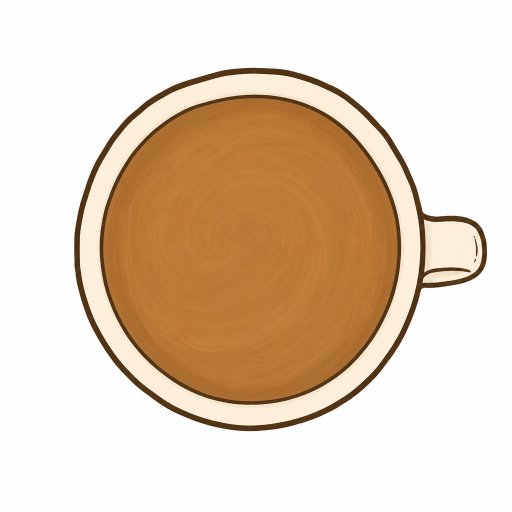
#> input picture assets/coffee-cup.png, 1024 x 1024 px (shown at 1/2 size); the run also reads 2 pictures not shown here
$ python build_assets.py
#> lines starting #> are read from the running program, lines starting #| are printed output that depends on the picture; after the words box and inside, x2 and y2 are one past the last pixel; in counts of white or black regions, pixels touching at a corner belong together
"""Build the Concept Cafe asset pack from the illustrated source art.

Keeps the hand-drawn look of the generated illustrations while:
  * keying out the background properly (no leftover white box / halo)
  * recolouring the matcha to the requested #6EB769
  * lifting the cup body closer to white
  * detecting the paintable liquid disc so the app can clip strokes to it
"""

from __future__ import annotations

import json
from collections import deque
from pathlib import Path

import numpy as np
from PIL import Image

ROOT = Path(__file__).resolve().parents[1]
SRC = ROOT / "assets"
OUT = ROOT / "public" / "assets"

MATCHA_TARGET = (0x52, 0xA0, 0x4D)
MATCHA_HEX = "#%02X%02X%02X" % MATCHA_TARGET


# --------------------------------------------------------------------------- #
# Background removal
# --------------------------------------------------------------------------- #

def key_background(img: Image.Image, tolerance: int = 46, feather: int = 30) -> Image.Image:
    """Flood the paper background from the edges and feather the cut.

    Flooding (rather than a global colour test) protects white areas *inside*
    the artwork, such as the milk in the pitcher.
    """
    rgba = img.convert("RGBA")
    data = np.array(rgba).astype(np.int16)
    h, w = data.shape[:2]

    corners = np.array(
        [data[0, 0, :3], data[0, w - 1, :3], data[h - 1, 0, :3], data[h - 1, w - 1, :3]],
        dtype=np.float32,
    )
    bg = np.median(corners, axis=0)

    dist = np.sqrt(((data[:, :, :3].astype(np.float32) - bg) ** 2).sum(axis=2))
    candidate = dist <= tolerance + feather

    reached = np.zeros((h, w), dtype=bool)
    queue: deque[tuple[int, int]] = deque()

    for x in range(w):
        for y in (0, h - 1):
            if candidate[y, x]:
                queue.append((y, x))
    for y in range(h):
        for x in (0, w - 1):
            if candidate[y, x]:
                queue.append((y, x))

    while queue:
        y, x = queue.popleft()
        if reached[y, x] or not candidate[y, x]:
            continue
        reached[y, x] = True
        if y > 0:
            queue.append((y - 1, x))
        if y < h - 1:
            queue.append((y + 1, x))
        if x > 0:
            queue.append((y, x - 1))
        if x < w - 1:
            queue.append((y, x + 1))

    alpha = np.full((h, w), 255.0, dtype=np.float32)
    solid = reached & (dist <= tolerance)
    ramp = reached & (dist > tolerance)
    alpha[solid] = 0.0
    alpha[ramp] = np.clip((dist[ramp] - tolerance) / feather, 0.0, 1.0) * 255.0

    # Unmultiply the paper tint out of the soft edge so it does not read as a halo.
    rgb = data[:, :, :3].astype(np.float32)
    a = (alpha / 255.0)[:, :, None]
    edge = (a > 0.02) & (a < 0.98)
    recovered = np.where(edge, (rgb - bg * (1 - a)) / np.maximum(a, 0.02), rgb)

    data[:, :, :3] = np.clip(recovered, 0, 255).astype(np.int16)
    data[:, :, 3] = alpha.astype(np.int16)
    return Image.fromarray(data.astype(np.uint8), "RGBA")


def trim(img: Image.Image, pad: int = 6) -> Image.Image:
    bbox = img.getbbox()
    if not bbox:
        return img
    left, top, right, bottom = bbox
    return img.crop(
        (
            max(0, left - pad),
            max(0, top - pad),
            min(img.width, right + pad),
            min(img.height, bottom + pad),
        )
    )


def fit(img: Image.Image, max_side: int) -> Image.Image:
    scale = max_side / max(img.size)
    if scale >= 1:
        return img
    return img.resize(
        (round(img.width * scale), round(img.height * scale)), Image.Resampling.LANCZOS
    )


def square(img: Image.Image) -> Image.Image:
    """Centre the artwork on a transparent square so fractions stay stable."""
    side = max(img.size)
    canvas = Image.new("RGBA", (side, side), (0, 0, 0, 0))
    canvas.paste(img, ((side - img.width) // 2, (side - img.height) // 2))
    return canvas


# --------------------------------------------------------------------------- #
# Recolouring
# --------------------------------------------------------------------------- #

def recolour_matcha(img: Image.Image) -> Image.Image:
    """Shift the green tea to #6EB769, keeping the painted texture."""
    data = np.array(img).astype(np.float32)
    rgb = data[:, :, :3]
    r, g, b = rgb[:, :, 0], rgb[:, :, 1], rgb[:, :, 2]

    mx = rgb.max(axis=2)
    mn = rgb.min(axis=2)
    delta = mx - mn
    sat = np.where(mx > 0, delta / np.maximum(mx, 1e-6), 0.0)

    greens = (g >= r) & (g >= b) & (delta > 18) & (sat > 0.10) & (data[:, :, 3] > 8)
    if not greens.any():
        return img

    # Per-pixel shading is preserved by scaling the target colour with the
    # pixel's own brightness relative to the average of the drink.
    lightness = 0.299 * r + 0.587 * g + 0.114 * b
    reference = float(lightness[greens].mean())
    factor = np.clip(lightness / max(reference, 1e-6), 0.55, 1.45)[:, :, None]

    target = np.array(MATCHA_TARGET, dtype=np.float32)[None, None, :]
    recoloured = np.clip(target * factor, 0, 255)
    data[:, :, :3] = np.where(greens[:, :, None], recoloured, rgb)
    return Image.fromarray(np.clip(data, 0, 255).astype(np.uint8), "RGBA")


def whiten_cup(img: Image.Image, liquid: tuple[float, float, float] | None) -> Image.Image:
    """Desaturate the cream ceramic toward white, leaving outlines and drink alone."""
    data = np.array(img).astype(np.float32)
    rgb = data[:, :, :3]
    h, w = data.shape[:2]

    lightness = rgb.mean(axis=2)
    spread = rgb.max(axis=2) - rgb.min(axis=2)
    body = (lightness > 150) & (spread < 60) & (data[:, :, 3] > 8)

    if liquid is not None:
        cx, cy, radius = liquid
        yy, xx = np.mgrid[0:h, 0:w]
        body &= np.hypot(xx - cx, yy - cy) > radius * 1.02

    strength = np.clip((lightness[body] - 150) / 90.0, 0.0, 1.0)[:, None] * 0.85
    data[body, :3] = rgb[body] * (1 - strength) + 255.0 * strength
    return Image.fromarray(np.clip(data, 0, 255).astype(np.uint8), "RGBA")


# --------------------------------------------------------------------------- #
# Liquid detection
# --------------------------------------------------------------------------- #

def detect_liquid(img: Image.Image) -> tuple[float, float, float]:
    """Find the drink disc: saturated mid-tone pixels, excluding the ink outline.

    The radius comes from the filled area rather than the furthest pixel, so a
    stray speck or the rim stroke cannot inflate it.
    """
    data = np.array(img).astype(np.float32)
    rgb = data[:, :, :3]
    alpha = data[:, :, 3]

    spread = rgb.max(axis=2) - rgb.min(axis=2)
    lightness = rgb.mean(axis=2)
    drink = (alpha > 60) & (spread > 34) & (lightness > 90) & (lightness < 232)

    ys, xs = np.nonzero(drink)
    if len(xs) == 0:
        h, w = alpha.shape
        return w / 2, h / 2, min(h, w) * 0.3

    cx, cy = float(xs.mean()), float(ys.mean())
    radius = float(np.sqrt(len(xs) / np.pi))
    return cx, cy, radius


def debug_liquid(img: Image.Image, liquid: tuple[float, float, float], dest: Path) -> None:
    from PIL import ImageDraw

    preview = img.copy()
    draw = ImageDraw.Draw(preview)
    cx, cy, r = liquid
    draw.ellipse((cx - r, cy - r, cx + r, cy + r), outline=(255, 0, 0, 255), width=3)
    dest.parent.mkdir(parents=True, exist_ok=True)
    preview.save(dest, "PNG")


# --------------------------------------------------------------------------- #
# Build
# --------------------------------------------------------------------------- #

def build_cup(name: str, source: Path, matcha: bool) -> dict:
    img = trim(key_background(Image.open(source)))
    if matcha:
        img = recolour_matcha(img)

    cx, cy, radius = detect_liquid(img)
    img = whiten_cup(img, (cx, cy, radius))

    img = fit(square(img), 520)

    cx, cy, radius = detect_liquid(img)
    dest = OUT / f"cups/{name}.png"
    dest.parent.mkdir(parents=True, exist_ok=True)
    img.save(dest, "PNG")
    debug_liquid(img, (cx, cy, radius), ROOT / "scripts" / f"debug-{name}.png")

    return {
        "file": f"assets/cups/{name}.png",
        "width": img.width,
        "height": img.height,
        "liquid": {
            "cx": round(cx / img.width, 4),
            "cy": round(cy / img.height, 4),
            "r": round(radius / img.width, 4),
        },
    }


def split_pitchers(source: Path) -> dict:
    sheet = trim(key_background(Image.open(source)))
    width, height = sheet.size
    alpha = np.array(sheet)[:, :, 3]
    columns = (alpha > 16).sum(axis=0)

    # Find the two widest empty gutters between the three pitchers.
    empty = columns < max(2, columns.max() * 0.01)
    runs: list[tuple[int, int]] = []
    start = None
    for x in range(width):
        if empty[x] and start is None:
            start = x
        elif not empty[x] and start is not None:
            runs.append((start, x))
            start = None
    if start is not None:
        runs.append((start, width))

    inner = [r for r in runs if r[0] > width * 0.08 and r[1] < width * 0.92]
    inner.sort(key=lambda r: r[1] - r[0], reverse=True)
    cuts = sorted((r[0] + r[1]) // 2 for r in inner[:2])
    if len(cuts) != 2:
        cuts = [width // 3, 2 * width // 3]

    bounds = [(0, cuts[0]), (cuts[0], cuts[1]), (cuts[1], width)]
    names = ["pitcher-idle", "pitcher-hover", "pitcher-pouring"]

    result = {}
    for name, (x0, x1) in zip(names, bounds):
        part = fit(square(trim(sheet.crop((x0, 0, x1, height)), pad=4)), 200)
        dest = OUT / f"cursor/{name}.png"
        dest.parent.mkdir(parents=True, exist_ok=True)
        part.save(dest, "PNG")
        result[f"cursor/{name}"] = {
            "file": f"assets/cursor/{name}.png",
            "width": part.width,
            "height": part.height,
        }
    return result


# [32 lines left out: function build_foam_stamp, not called in this run]


def build_simple(name: str, source: Path, max_side: int, folder: str) -> dict:
    img = fit(square(trim(key_background(Image.open(source)))), max_side)
    dest = OUT / f"{folder}/{name}.png"
    dest.parent.mkdir(parents=True, exist_ok=True)
    img.save(dest, "PNG")
    return {"file": f"assets/{folder}/{name}.png", "width": img.width, "height": img.height}


def main() -> None:
    assets: dict = {}

    assets["cups/coffee-cup"] = build_cup("coffee-cup", SRC / "coffee-cup.png", matcha=False)
#> in key_background, `corners = np.array( [data[0, 0, :3], data[0, w - 1, :3], data[h - 1, 0..`: corners = [[253, 254, 255], [254, 255, 255], [254, 253, 253], [254, 253, 254]]
#> in key_background, `bg = np.median(corners, axis=0)`: bg = [254, 253.5, 254.5]
#> in key_background, `candidate = dist <= tolerance + feather`:
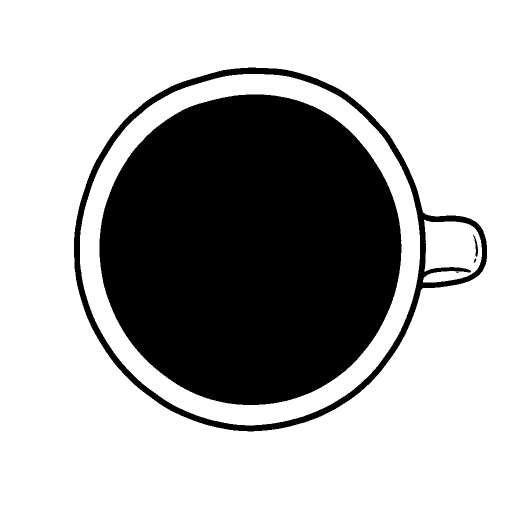
#> candidate: shape (1024, 1024) bool (shown at 1/2 size); 69% white; 7 black regions (3 under 20 px), largest, box (x1, y1, x2, y2) and area: (199, 189, 803, 810) 294547, (148, 135, 974, 863) 30748, (946, 469, 956, 514) 152, (947, 517, 953, 525) 24
#> after the loop in key_background, `while queue:`: reached: shape (1024, 1024) bool; 60.1% white; 1 black region, box (x1, y1, x2, y2) and area: (148, 135, 974, 863) 418497
#> in key_background, `solid = reached & (dist <= tolerance)`: solid: shape (1024, 1024) bool; 60.1% white; 1 black region, box (x1, y1, x2, y2) and area: (148, 135, 974, 863) 418746
#> in key_background, `ramp = reached & (dist > tolerance)`: ramp: shape (1024, 1024) bool; 0.02% white in thin lines or dots, all inside (x1, y1, x2, y2) = (148, 136, 974, 863)
#> in key_background, `recovered = np.where(edge, (rgb - bg * (1 - a)) / np.maximum(a, 0.02),..`:
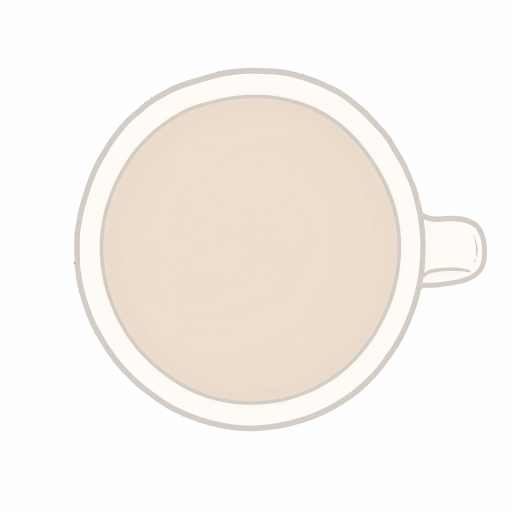
#> recovered: shape (1024, 1024, 3) float32 (shown at 1/2 size); mean of channels 0, 1, 2 228.9, 208.8, 188.5; drawn with min black and max white
#> in key_background, `data[:, :, :3] = np.clip(recovered, 0, 255).astype(np.int16)`: data: shape (1024, 1024, 4) int16; mean R, G, B, A 227.7, 207.9, 187.5, 255
#> in trim, `bbox = img.getbbox()`: bbox = (148, 135, 974, 863)
#> in trim, `left, top, right, bottom = bbox`: left = 148; top = 135; right = 974; bottom = 863
#> in detect_liquid, `drink = (alpha > 60) & (spread > 34) & (lightness > 90) & (lightness <..`:
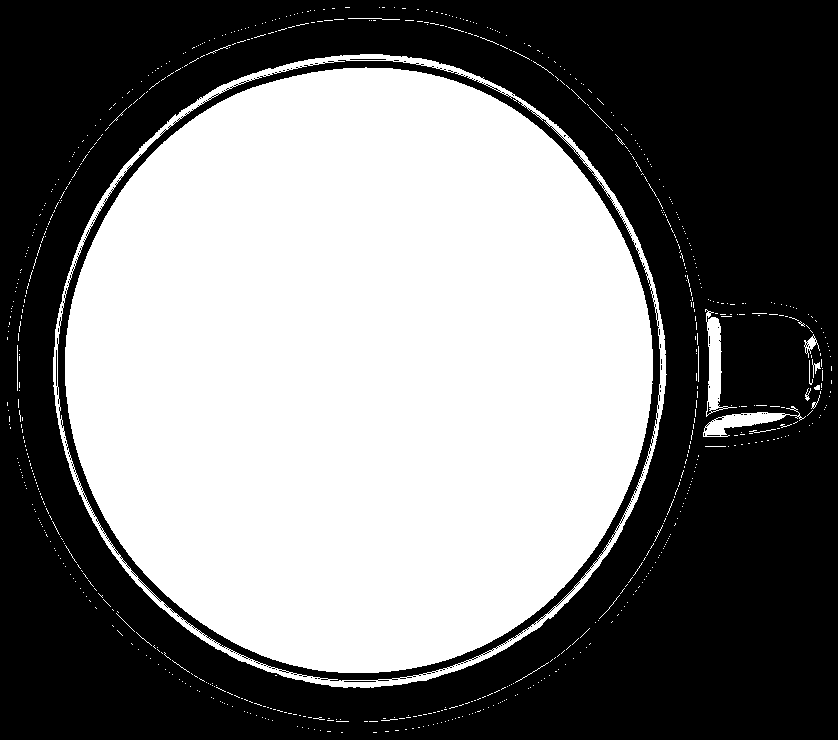
#> drink: shape (740, 838) bool; 47.5% white; 739 white regions (717 under 20 px), largest, box (x1, y1, x2, y2) and area: (65, 67, 653, 673) 279682, (53, 54, 667, 688) 9898, (705, 309, 737, 417) 1197
#> in detect_liquid, `cx, cy = float(xs.mean()), float(ys.mean())`: cx = 362.9; cy = 369
#> in detect_liquid, `radius = float(np.sqrt(len(xs) / np.pi))`: radius = 306.2
#> in build_cup, `cx, cy, radius = detect_liquid(img)`: cx = 362.9; cy = 369; radius = 306.2
#> in whiten_cup, `body = (lightness > 150) & (spread < 60) & (data[:, :, 3] > 8)`: body: shape (740, 838) bool; 15.4% white; 535 white regions (531 under 20 px), largest, box (x1, y1, x2, y2) and area: (17, 18, 699, 722) 83080, (703, 310, 822, 437) 11704, (6, 346, 7, 386) 40, (750, 302, 771, 303) 21
#> in whiten_cup, `body &= np.hypot(xx - cx, yy - cy) > radius * 1.02`:
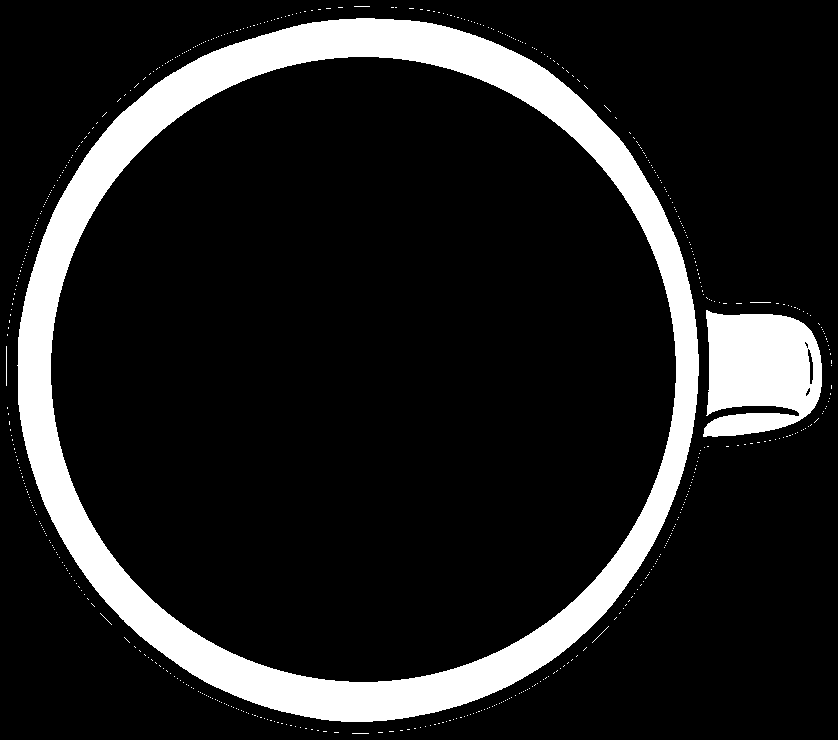
#> body: shape (740, 838) bool; 13.4% white; 535 white regions (531 under 20 px), largest, box (x1, y1, x2, y2) and area: (17, 18, 699, 722) 70349, (703, 310, 822, 437) 11704, (6, 346, 7, 386) 40, (750, 302, 771, 303) 21
#> in whiten_cup, `data[body, :3] = rgb[body] * (1 - strength) + 255.0 * strength`: data: shape (740, 838, 4) float32; mean R, G, B, A 210.5, 178.4, 146.1, 172.7
#> in square, `canvas = Image.new("RGBA", (side, side), (0, 0, 0, 0))`: canvas: PIL image 838x838 RGBA; every value is 0
#> in square, `canvas.paste(img, ((side - img.width) // 2, (side - img.height) // 2))`:
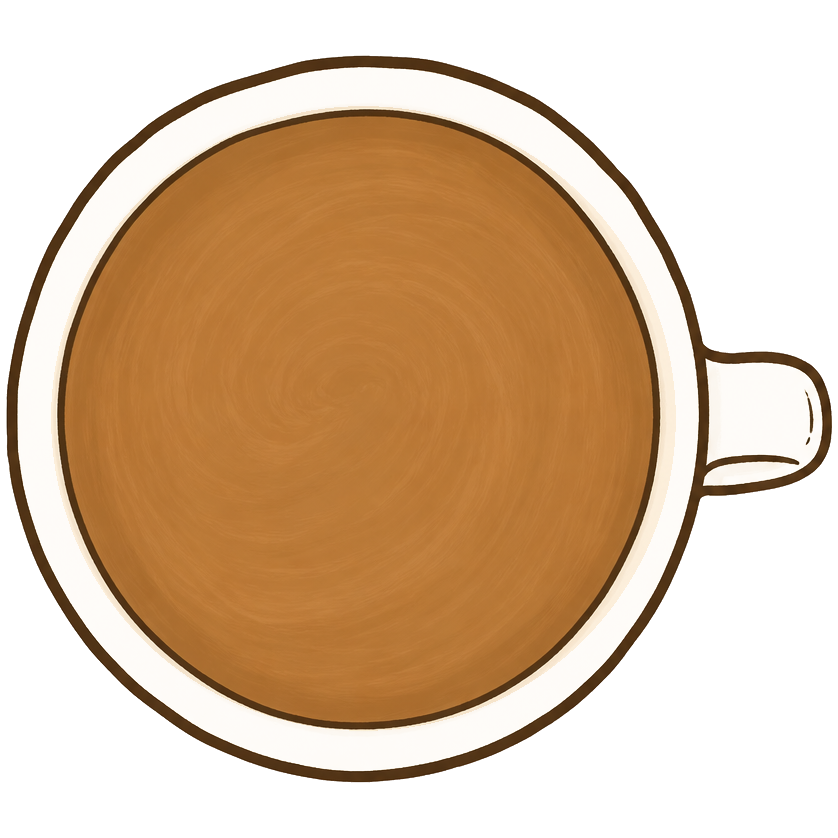
#> canvas: PIL image 838x838 RGBA; mean R, G, B, A 185.5, 157.2, 128.7, 152; transparent parts drawn white
#> in fit, `scale = max_side / max(img.size)`: scale = 0.621
#> in detect_liquid (call 2), `drink = (alpha > 60) & (spread > 34) & (lightness > 90) & (lightness <..`: drink: shape (520, 520) bool; 41.2% white; 679 white regions (674 under 20 px), largest, box (x1, y1, x2, y2) and area: (40, 72, 405, 448) 107639, (250, 91, 414, 451) 1269, (33, 66, 306, 443) 1183, (208, 451, 249, 453) 41, (4, 245, 5, 270) 25
#> in build_cup, `cx, cy, radius = detect_liquid(img)`: cx = 223.5; cy = 259.1; radius = 188.3
    assets["cups/matcha-cup"] = build_cup("matcha-cup", SRC / "matcha-cup.png", matcha=True)
#> call 2 of build_cup, with name = 'matcha-cup', matcha = True
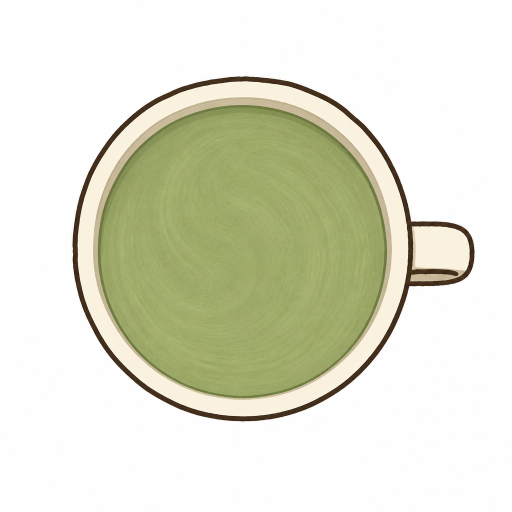
#> input picture assets/matcha-cup.png, 1024 x 1024 px (shown at 1/2 size)
#> call 2 of key_background, with tolerance = 46, feather = 30
#> in key_background (call 2), `corners = np.array( [data[0, 0, :3], data[0, w - 1, :3], data[h - 1, 0..`: corners = [[253, 255, 255], [254, 255, 254], [254, 253, 253], [254, 253, 254]]
#> in key_background (call 2), `bg = np.median(corners, axis=0)`: bg = [254, 254, 254]
#> in key_background (call 2), `candidate = dist <= tolerance + feather`: candidate: shape (1024, 1024) bool; 70% white; 2 black regions, box (x1, y1, x2, y2) and area: (186, 194, 784, 800) 285967, (145, 152, 949, 843) 28129
#> after the loop in key_background (call 2), `while queue:`: reached: shape (1024, 1024) bool; 63.1% white; 1 black region, box (x1, y1, x2, y2) and area: (145, 152, 949, 843) 386694
#> in key_background (call 2), `solid = reached & (dist <= tolerance)`: solid: shape (1024, 1024) bool; 63.1% white; 1 black region, box (x1, y1, x2, y2) and area: (145, 152, 949, 843) 386915
#> in key_background (call 2), `ramp = reached & (dist > tolerance)`: ramp: shape (1024, 1024) bool; 0.02% white in thin lines or dots, all inside (x1, y1, x2, y2) = (145, 152, 949, 843)
#> in key_background (call 2), `alpha[ramp] = np.clip((dist[ramp] - tolerance) / feather, 0.0, 1.0) * ..`:
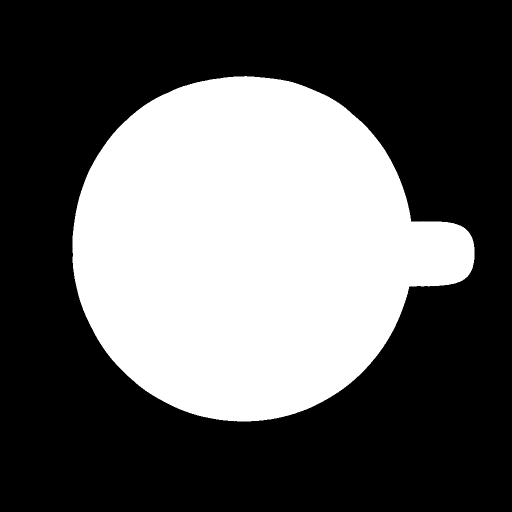
#> alpha: shape (1024, 1024) float32 (shown at 1/2 size); min 0, max 255, mean 94.1
#> in recolour_matcha, `reference = float(lightness[greens].mean())`: reference = 157.4
#> in build_cup (call 2), `cx, cy, radius = detect_liquid(img)`: cx = 348.3; cy = 351.3; radius = 297.2
#> in build_cup (call 2), `cx, cy, radius = detect_liquid(img)`: cx = 220.6; cy = 259.5; radius = 188.9
    assets.update(split_pitchers(SRC / "pitcher-cursors.png"))
#> in split_pitchers, `columns = (alpha > 16).sum(axis=0)`: columns = 1323 values, max 359 at index 1137, min 0 at index 0, mean 207.5
#> after the loop in split_pitchers, `for x in range(width):`: runs = [(0, 7), (337, 423), (863, 967)]; start = 1317
#> in split_pitchers, `inner = [r for r in runs if r[0] > width * 0.08 and r[1] < width * 0.92]`: inner = [(337, 423), (863, 967)]
#> in split_pitchers, `cuts = sorted((r[0] + r[1]) // 2 for r in inner[:2])`: cuts = [380, 915]
#> in split_pitchers, `bounds = [(0, cuts[0]), (cuts[0], cuts[1]), (cuts[1], width)]`: bounds = [(0, 380), (380, 915), (915, 1323)]
#> the loop in split_pitchers, `for name, (x0, x1) in zip(names, bounds):` made 3 passes
#> (name, x0, x1, left in trim, top in trim, right in trim, bottom in trim, side in square) on passes 1 to 3: ('pitcher-idle', 0, 380, 6, 81, 337, 424, 351), ('pitcher-hover', 380, 915, 43, 6, 483, 420, 448), ('pitcher-pouring', 915, 1323, 52, 56, 402, 466, 418)
#> after the loop in split_pitchers, `for name, (x0, x1) in zip(names, bounds):`: result = 3 items

    toothpick = SRC / "toothpick.png"
    if toothpick.exists():
        assets["cursor/toothpick"] = build_simple("toothpick", toothpick, 200, "cursor")

    foam = SRC / "foam-texture.png"
    if foam.exists():
        assets["brushes/foam-stamp"] = build_foam_stamp(foam)

    # Calibrated by eye: the sprite point that should sit under the pointer.
    hotspots = {
        "cursor/pitcher-idle": [0.14, 0.18],
        "cursor/pitcher-hover": [0.15, 0.21],
        "cursor/pitcher-pouring": [0.17, 0.78],
        "cursor/toothpick": [0.10, 0.90],
    }
    for key, hotspot in hotspots.items():
        if key in assets:
            assets[key]["hotspot"] = hotspot

    manifest = {
        "concept": "Concept Cafe - illustrated latte art",
        "palette": {
            "paper": "#F7F3EE",
            "ink": "#33302C",
            "matcha": MATCHA_HEX,
            "accent": MATCHA_HEX,
        },
        "notes": {
            "liquid": "Fraction of the cup image where painting is allowed",
            "hotspot": "Fraction of the cursor sprite that sits under the pointer",
        },
        "assets": assets,
    }
    (OUT / "manifest.json").write_text(json.dumps(manifest, indent=2), encoding="utf-8")
    print(json.dumps(manifest, indent=2))
#> (printed output is left out)


if __name__ == "__main__":
    main()
